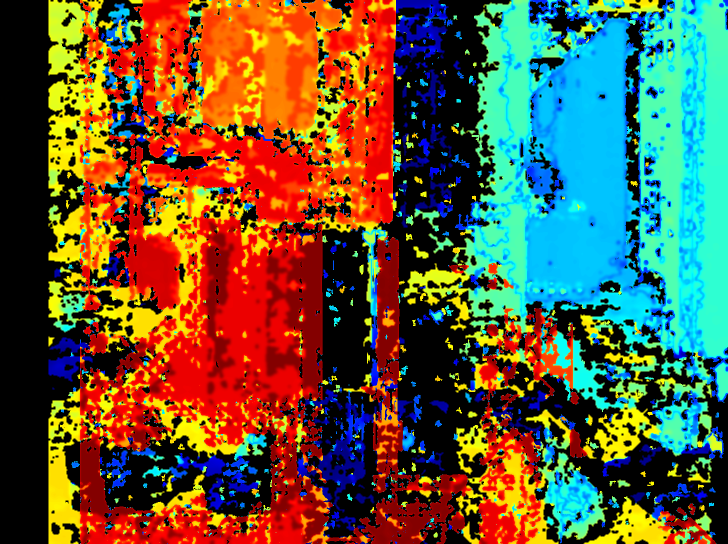
#> input picture test_q_matrix_fix/debug_visualizations/disparity_frame_01.png, 1456 x 1088 px, given in place of ambient_left.png, which was not available (shown at 1/2 size)
$ python debug_triangulation.py ../../../test_q_matrix_fix/debug_visualizations   (older library calls are emulated)
#> lines starting #> are read from the running program, lines starting #| are printed output that depends on the picture; after the words box and inside, x2 and y2 are one past the last pixel; in counts of white or black regions, pixels touching at a corner belong together; pictures that were not available may be replaced by others from this repository, and a replacement may not be noted
#> in debug_full_pipeline, img_left is the input picture: shape (1088, 1456, 3); mean B, G, R 60.1, 88.6, 98.8
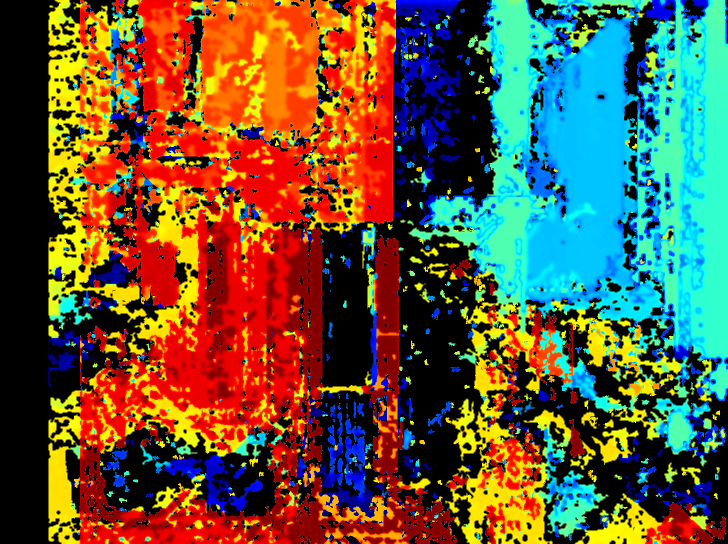
#> input picture test_q_matrix_fix/debug_visualizations/disparity_frame_02.png, 1456 x 1088 px, given in place of ambient_right.png, which was not available (shown at 1/2 size)
#> in debug_full_pipeline, img_right is the input picture: shape (1088, 1456, 3); mean B, G, R 58.1, 87, 98.8
#| Image size: (1088, 1456, 3)
#!/usr/bin/env python3
"""
Debug triangulation and correspondence issues.
This tool helps identify why the point cloud is just random points in space.
"""

import cv2
import numpy as np
import sys
import json
from pathlib import Path
import matplotlib.pyplot as plt

# Add parent directory
sys.path.insert(0, str(Path(__file__).resolve().parent.parent.parent))


class TriangulationDebugger:
    """Debug triangulation and correspondence issues."""

    def __init__(self, calibration_file=None):
        self.calibration_data = None
        self.P1 = None
        self.P2 = None
        self.Q = None
        self.R1 = None
        self.R2 = None
        self.K1 = None
        self.K2 = None
        self.D1 = None
        self.D2 = None
        self.image_size = None

        if calibration_file:
            self.load_calibration(calibration_file)

    # [99 lines left out: functions load_calibration, validate_calibration, use_default_calibration, not called in this run]

    def test_correspondence_quality(self, pts_left, pts_right):
        """Test the quality of correspondences."""
        print(f"\nTesting {len(pts_left)} correspondences...")

        if len(pts_left) < 8:
            print("ERROR: Not enough correspondences for analysis")
            return None

        # Compute fundamental matrix
        F, mask = cv2.findFundamentalMat(pts_left, pts_right, cv2.FM_RANSAC, 3.0)

        if F is None:
            print("ERROR: Failed to compute fundamental matrix")
            return None

        # Count inliers
        inliers = mask.ravel() == 1
        num_inliers = np.sum(inliers)
        print(f"RANSAC inliers: {num_inliers}/{len(pts_left)} ({100*num_inliers/len(pts_left):.1f}%)")

        # Compute epipolar error for inliers
        pts_left_in = pts_left[inliers]
        pts_right_in = pts_right[inliers]

        errors = []
        for i in range(len(pts_left_in)):
            pt1 = np.array([pts_left_in[i][0], pts_left_in[i][1], 1])
            pt2 = np.array([pts_right_in[i][0], pts_right_in[i][1], 1])

            # Epipolar constraint: pt2^T * F * pt1 = 0
            error = abs(np.dot(pt2, np.dot(F, pt1)))
            errors.append(error)

        errors = np.array(errors)
        print(f"Epipolar error - Mean: {np.mean(errors):.3f}, Max: {np.max(errors):.3f}")

        # Check disparity distribution
        disparities = pts_left_in[:, 0] - pts_right_in[:, 0]
        print(f"Disparity range: {np.min(disparities):.1f} to {np.max(disparities):.1f} pixels")
        print(f"Mean disparity: {np.mean(disparities):.1f} pixels")

        # Vertical alignment check
        y_differences = pts_left_in[:, 1] - pts_right_in[:, 1]
        print(f"Vertical alignment - Mean: {np.mean(np.abs(y_differences)):.1f}, Max: {np.max(np.abs(y_differences)):.1f} pixels")

        return pts_left[inliers], pts_right[inliers]

    # [74 lines left out: functions triangulate_and_validate, compute_reprojection_error, not called in this run]

    def test_simple_stereo_matching(self, img_left, img_right):
        """Test with simple block matching to verify calibration."""
        print("\nTesting with stereo block matching...")

        # Convert to grayscale if needed
        if len(img_left.shape) == 3:
            gray_left = cv2.cvtColor(img_left, cv2.COLOR_BGR2GRAY)
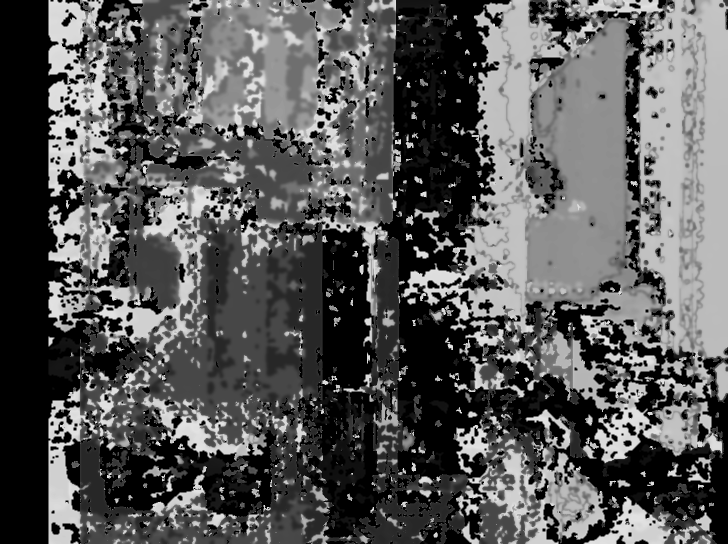
#> gray_left: shape (1088, 1456) (shown at 1/2 size); min 0, max 226, mean 88.4
            gray_right = cv2.cvtColor(img_right, cv2.COLOR_BGR2GRAY)
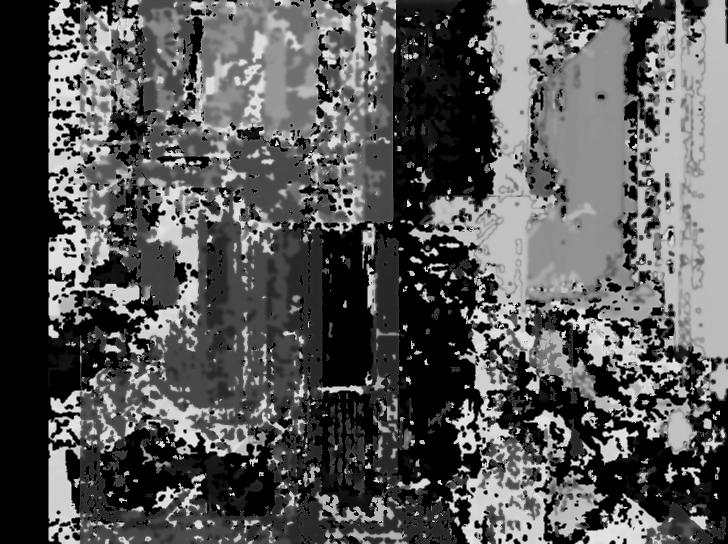
#> gray_right: shape (1088, 1456) (shown at 1/2 size); min 0, max 226, mean 87.2
        else:
            gray_left = img_left
            gray_right = img_right

        # Create stereo matcher
        stereo = cv2.StereoBM_create(numDisparities=128, blockSize=15)

        # Compute disparity
        disparity = stereo.compute(gray_left, gray_right)
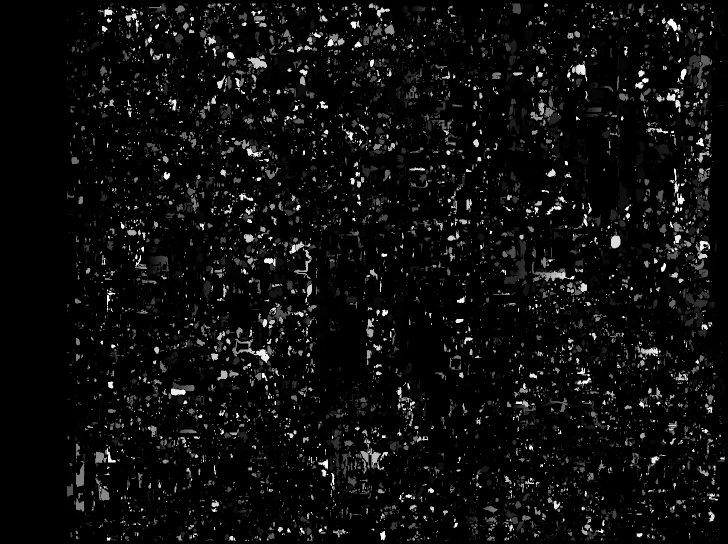
#> disparity: shape (1088, 1456) int16 (shown at 1/2 size); min -16, max 2032, mean 90.3; drawn with min black and max white

        # Filter valid disparities
        valid_disp = disparity > 0
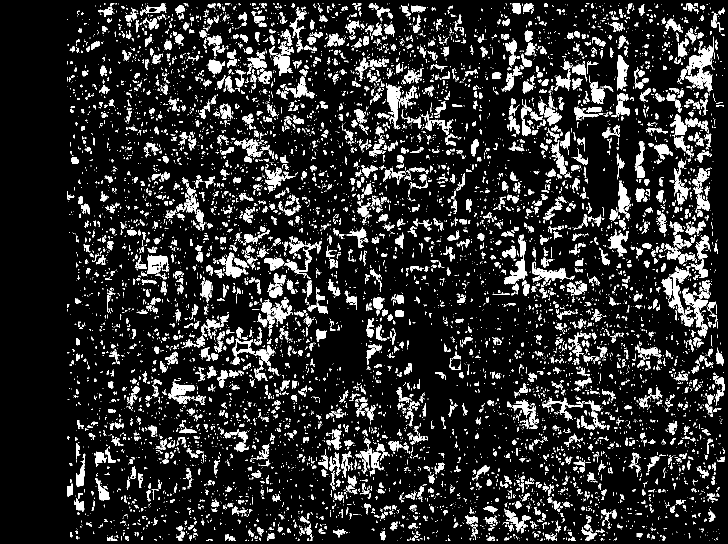
#> valid_disp: shape (1088, 1456) bool (shown at 1/2 size); 13.8% white; 9380 white regions (7203 under 20 px), largest, box (x1, y1, x2, y2) and area: (1378, 73, 1429, 182) 2137, (1337, 533, 1383, 616) 1176, (522, 604, 581, 649) 1135

        if np.sum(valid_disp) > 0:
            valid_disparities = disparity[valid_disp]
            print(f"Disparity range: {np.min(valid_disparities)/16:.1f} to {np.max(valid_disparities)/16:.1f} pixels")
#| Disparity range: 0.5 to 127.0 pixels

            # Convert to depth using Q matrix
            if self.Q is not None:
                points_3d = cv2.reprojectImageTo3D(disparity/16.0, self.Q)
                valid_points = points_3d[valid_disp]

                # Filter by depth
                depths = valid_points[:, 2]
                valid_depth = (depths > 100) & (depths < 5000)  # 10cm to 5m in mm

                print(f"Depth range: {np.min(depths[valid_depth]):.1f} to {np.max(depths[valid_depth]):.1f} mm")

                # Save disparity map
                disp_norm = cv2.normalize(disparity, None, 0, 255, cv2.NORM_MINMAX, cv2.CV_8U)
                cv2.imwrite("debug_disparity.png", disp_norm)
                print("Saved disparity map to debug_disparity.png")

    def debug_full_pipeline(self, image_dir):
        """Debug the full scanning pipeline."""
        pattern_dir = Path(image_dir) / "01_patterns" / "raw"

        print("\nDEBUGGING FULL PIPELINE")
        print("="*50)

        # Load test images
        img_left = cv2.imread(str(pattern_dir / "ambient_left.png"))
        img_right = cv2.imread(str(pattern_dir / "ambient_right.png"))

        if img_left is None or img_right is None:
            print("Failed to load ambient images, trying patterns...")
            img_left = cv2.imread(str(pattern_dir / "gray_h_bit00_left.png"))
            img_right = cv2.imread(str(pattern_dir / "gray_h_bit00_right.png"))

        if img_left is None or img_right is None:
            print("ERROR: Failed to load any images")
            return

        print(f"Image size: {img_left.shape}")

        # Test 1: Block matching
        self.test_simple_stereo_matching(img_left, img_right)

        # Test 2: Feature matching
        print("\nTesting feature matching...")
        gray_left = cv2.cvtColor(img_left, cv2.COLOR_BGR2GRAY)
        gray_right = cv2.cvtColor(img_right, cv2.COLOR_BGR2GRAY)

        # Try SIFT
        sift = cv2.SIFT_create(nfeatures=1000)
        kp1, des1 = sift.detectAndCompute(gray_left, None)
#> kp1 = 1000 keypoints; strongest (x, y, size): (789, 778, 2), (931, 885, 5.1), (667, 756, 2), (1262, 716, 4.2)
        kp2, des2 = sift.detectAndCompute(gray_right, None)
#> kp2 = 1000 keypoints; strongest (x, y, size): (117, 182, 5.9), (124, 160, 4.1), (132, 112, 4), (114, 135, 4.8)

        print(f"Found {len(kp1)} features in left, {len(kp2)} in right")
#| Found 1000 features in left, 1000 in right

        # Match features
        bf = cv2.BFMatcher()
        matches = bf.knnMatch(des1, des2, k=2)
#> matches = 1000 matches

        # Apply ratio test
        good_matches = []
        for m, n in matches:
            if m.distance < 0.7 * n.distance:
                good_matches.append(m)
#> after the loop, good_matches = 21 matches

        print(f"Found {len(good_matches)} good matches")
#| Found 21 good matches

        if len(good_matches) > 10:
            # Extract points
            pts_left = np.array([kp1[m.queryIdx].pt for m in good_matches])
#> pts_left = 21 rows, first 8: [136.7, 104.1], [117.5, 315.9], [966.8, 176.7], [1201.4, 983.6], [910.2, 34.18], [388, 891.3], [1361.5, 951.1], [846.5, 550.9]
            pts_right = np.array([kp2[m.trainIdx].pt for m in good_matches])
#> pts_right = 21 rows, first 8: [222.8, 589.5], [346.6, 435.9], [113.9, 135.1], [101.7, 1079.3], [955.1, 300.2], [104.6, 498], [286.7, 926.8], [352.9, 844.8]

            # Test correspondence quality
            pts_left_good, pts_right_good = self.test_correspondence_quality(pts_left, pts_right)
#> (printed output is left out)
#> in test_correspondence_quality, `F, mask = cv2.findFundamentalMat(pts_left, pts_right, cv2.FM_RANSAC, 3..`: F = [[6.52e-06, -1.4e-05, 0.0044], [9.29e-06, -1.67e-05, -0.00413], [-0.0137, 0.0261, 1]]; mask = 21 values, max 1 at index 0, min 0 at index 1, mean 0.429
#> in test_correspondence_quality, `num_inliers = np.sum(inliers)`: num_inliers = 9
#| RANSAC inliers: 9/21 (42.9%)
#> in test_correspondence_quality, `pts_left_in = pts_left[inliers]`: pts_left_in = [[136.7, 104.1], [1201.4, 983.6], [910.2, 34.18], [846.5, 550.9], [103.9, 320.7], [263.7, 995.2], [728.1, 684.2], [825.6, 641.1], [728.1, 684.2]]
#> in test_correspondence_quality, `pts_right_in = pts_right[inliers]`: pts_right_in = [[222.8, 589.5], [101.7, 1079.3], [955.1, 300.2], [352.9, 844.8], [1282, 1025.2], [748, 961.3], [565.3, 990], [205.5, 929.4], [565.3, 990]]
#> the loop in test_correspondence_quality, `for i in range(len(pts_left_in)):` made 9 passes
#> (pt1, pt2, error) on passes 1 to 9: ([136.7, 104.1, 1], [222.8, 589.5, 1], 0), ([1201.4, 983.6, 1], [101.7, 1079.3, 1], 3.55e-15), ([910.2, 34.18, 1], [955.1, 300.2, 1], 3.55e-15), ([846.5, 550.9, 1], [352.9, 844.8, 1], 1.78e-15), ([103.9, 320.7, 1], [1282, 1025.2, 1], 8.88e-16), ([263.7, 995.2, 1], [748, 961.3, 1], 3.55e-15), ([728.1, 684.2, 1], [565.3, 990, 1], 0), ([825.6, 641.1, 1], [205.5, 929.4, 1], 0.0133), ([728.1, 684.2, 1], [565.3, 990, 1], 0)
#> after the loop in test_correspondence_quality, `for i in range(len(pts_left_in)):`: errors = [0, 3.55e-15, 3.55e-15, 1.78e-15, 8.88e-16, 3.55e-15, 0, 0.0133, 0]
#| Epipolar error - Mean: 0.001, Max: 0.013
#> in test_correspondence_quality, `disparities = pts_left_in[:, 0] - pts_right_in[:, 0]`: disparities = [-86.03, 1099.7, -44.94, 493.6, -1178.1, -484.3, 162.8, 620.1, 162.8]
#| Disparity range: -1178.1 to 1099.7 pixels
#| Mean disparity: 82.8 pixels
#> in test_correspondence_quality, `y_differences = pts_left_in[:, 1] - pts_right_in[:, 1]`: y_differences = [-485.4, -95.77, -266, -293.9, -704.6, 33.93, -305.8, -288.3, -305.8]
#| Vertical alignment - Mean: 308.8, Max: 704.6 pixels
#> pts_left_good has the same summary as pts_left_in in test_correspondence_quality; pts_right_good has the same summary as pts_right_in in test_correspondence_quality

            if pts_left_good is not None and len(pts_left_good) > 10:
                # Triangulate
                points_3d = self.triangulate_and_validate(pts_left_good, pts_right_good)

                # Save results
                if len(points_3d) > 0:
                    self.save_debug_output(img_left, img_right, pts_left_good, pts_right_good, points_3d)
                    print(f"\nSuccessfully created {len(points_3d)} 3D points")
                else:
                    print("\nERROR: No valid 3D points after filtering")
            else:
                print("\nERROR: Not enough good correspondences after filtering")
        else:
            print("\nERROR: Not enough initial matches")

    # [62 lines left out: function save_debug_output, not called in this run]


def main():
    import argparse

    parser = argparse.ArgumentParser(description="Debug triangulation issues")
    parser.add_argument("image_dir", help="Directory with captured images")
    parser.add_argument("--calibration", help="Calibration file")

    args = parser.parse_args()

    debugger = TriangulationDebugger(calibration_file=args.calibration)
    debugger.debug_full_pipeline(args.image_dir)


if __name__ == "__main__":
    main()
